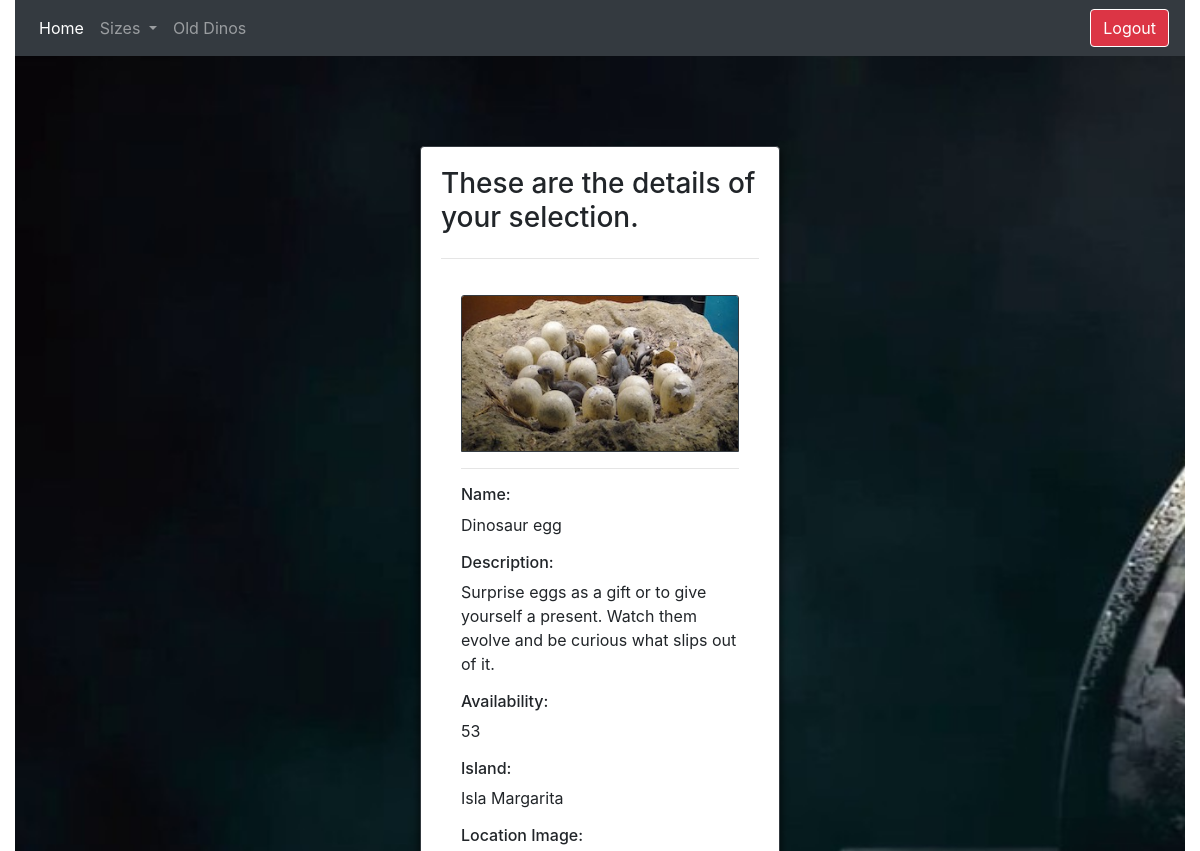
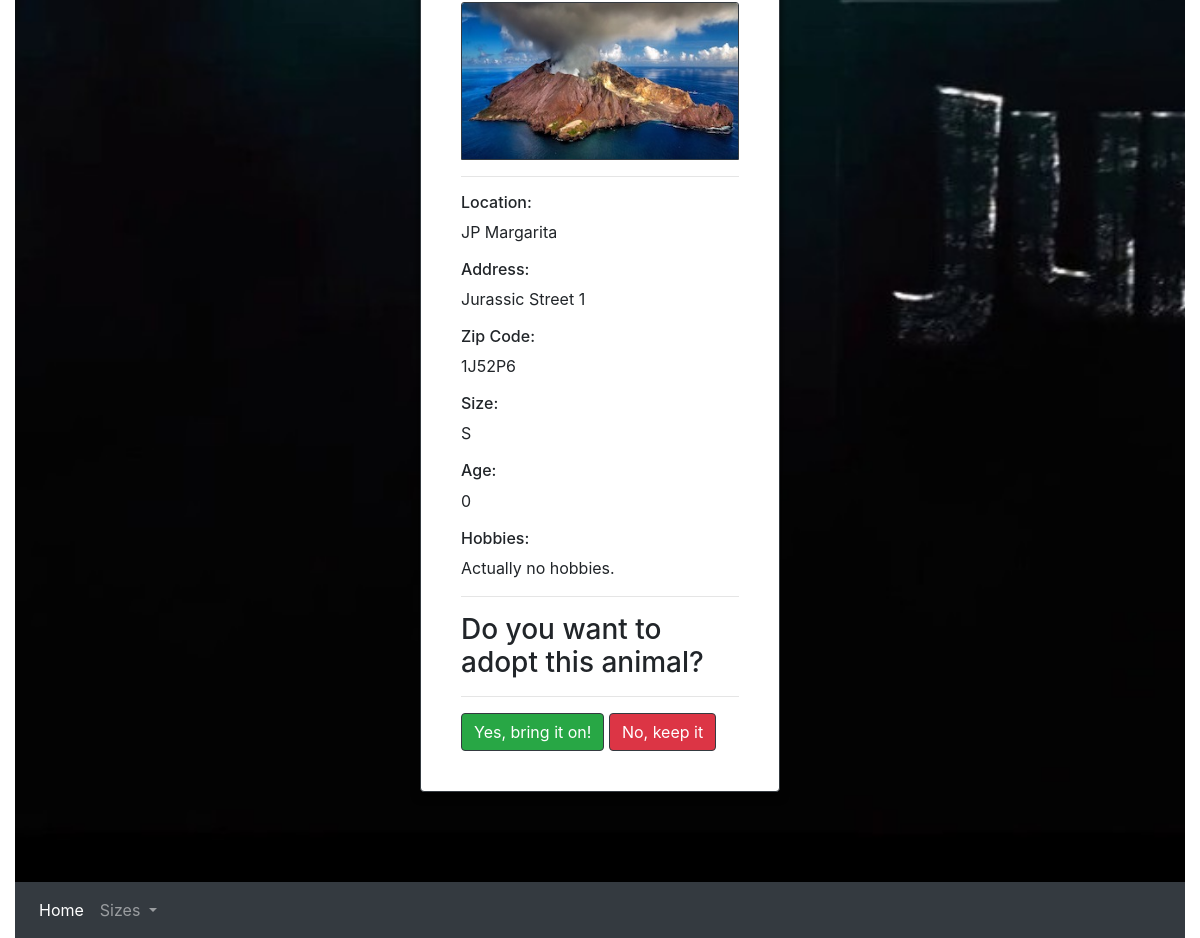
Page /details.php?id=1 on the committed database (2 pictures, top to bottom).
### tables this page shows
CREATE TABLE `animals` (
  `id` int(11) NOT NULL,
  `img` varchar(50) NOT NULL,
  `name` varchar(50) NOT NULL,
  `description` varchar(500) NOT NULL,
  `availability` int(10) NOT NULL,
  `island` varchar(50) NOT NULL,
  `loc_img` varchar(50) NOT NULL,
  `loc_name` varchar(50) NOT NULL,
  `address` varchar(50) NOT NULL,
  `zip` varchar(50) NOT NULL,
  `size` varchar(15) DEFAULT NULL,
  `age` int(10) DEFAULT NULL,
  `hobbies` varchar(50) DEFAULT NULL,
  `active` int(1) NOT NULL DEFAULT 0
);

### details.php (the view, shortened to what this page needs)
<?php
require_once 'dbconnect.php';
if ($_GET ['id']) {
   $id = $_GET['id'];
  $sql = "SELECT * FROM animals WHERE id = $id";
  $result = $conn->query($sql);
   while($row = mysqli_fetch_assoc($result)) {
            $img =  $row["img"];
            $name =  $row["name"];
            $description =  $row["description"];
            $availability =  $row["availability"];
            $island =  $row["island"];
            $locimage =  $row["loc_img"];
            $locname =  $row["loc_name"];
            $addr = $row["address"];
            $zip =  $row["zip"];
            $size =  $row["size"];
            $age =  $row["age"];
            $hob =  $row["hobbies"];
    }
?>
<!DOCTYPE html>
<html lang="en">
<head>
    <link rel="stylesheet" type="text/css" href="styles/styles1.css" />
    <link rel="stylesheet" type="text/css" href="https://maxcdn.bootstrapcdn.com/font-awesome/4.7.0/css/font-awesome.min.css" />
    <link rel="stylesheet" href="https://stackpath.bootstrapcdn.com/bootstrap/4.5.0/css/bootstrap.min.css">
</head>
<body>
<div class="container-fluid">
    <nav class="navbar navbar-expand-lg navbar-dark bg-dark">
    <div class="collapse navbar-collapse" id="navbarNavDropdown">
        <ul class="navbar-nav">
        <li class="nav-item active">
            <a class="nav-link" href="home.php">Home<span class="sr-only">(current)</span></a>
        </li>
        <li class="nav-item dropdown">
        <a class="nav-link dropdown-toggle" href="#" id="navbarDropdown" role="button" data-toggle="dropdown" aria-haspopup="true" aria-expanded="false">
          Sizes
        </a>
      </li>
         <li class="nav item">
            <a class="nav-link" href="old_dinos.php">Old Dinos</a>
         </li>
        </ul>
    </div>
    <a class="btn btn-danger border border-white" href="logout.php?logout">Logout</a>
    </nav>
<div class="parallax_section1 parallax_image">
</div>
 <div class="parallax_section2 parallax_image">
  <div class="row">
         <div class='card card1 border-dark' >
                <h3>These are the details of your selection.</h3>
                  <hr>
                  <form action ="actions/a_adopt.php" method="post">
                    <div class='card-body'>
                        <img class='card-img-top border border-dark' src="<?php echo $img?>" alt='Card image cap'>
                                <hr>
                                <h6 class='card-text'>Name:</h6><p><?php echo $name ?></p>
                                <h6 class='card-text'>Description:</h6><p><?php echo $description?></p>
                                <h6 class='card-text'>Availability:</h6><p><?php echo $availability?></p>
                                <h6 class='card-text'>Island:</h6><p><?php echo $island?></p>
                                <h6 class='card-text'>Location Image:</h6><p><img class='card-img-top border border-dark' src="<?php echo $locimage?>" alt='Card image cap'></p><hr>
                                <h6 class='card-text'>Location:</h6><p><?php echo $locname?></p>
                                <h6 class='card-text'>Address:</h6><p><?php echo $addr?></p>
                                <h6 class='card-text'>Zip Code:</h6><p><?php echo $zip?></p>
                                <h6 class='card-text'>Size:</h6><p><?php echo $size?></p>
                                <h6 class='card-text'>Age:</h6><p><?php echo $age?></p>
                                <h6 class='card-text'>Hobbies:</h6><p><?php echo $hob?></p>
                                <hr>
                                <h3>Do you want to adopt this animal?</h3><hr>
                        <button class='btn btn-success border border-dark' type="submit">Yes, bring it on!</button >
                        <a href= "home.php"><button class='btn btn-danger border border-dark' type="button">No, keep it</button ></a>
                    </div>
                  </form>
            </div>
    </div>
</div>
<div class="parallax_section1 parallax_image">
</div>
    <nav class="navbar navbar-expand-lg navbar-dark bg-dark">
    <div class="collapse navbar-collapse" id="navbarNavDropdown">
        <ul class="navbar-nav">
        <li class="nav-item active">
            <a class="nav-link" href="home.php">Home</a><span class="sr-only">(current)</span></a>
        </li>
        <a class="nav-link dropdown-toggle" href="#" id="navbarDropdown" role="button" data-toggle="dropdown" aria-haspopup="true" aria-expanded="false">
          Sizes
        </a>
        </ul>
    </div>
    </nav>
</div>
</body>
</html>
<?php
}
?>

### styles/styles1.css (style rules this page uses)
body { font-family: "Roboto", sans-serif; }
.parallax_section1 { height: 70px; background-repeat: no-repeat; background-attachment: fixed; background-size: cover; background-position: 100% auto; position: relative; }
.parallax_section2 { min-height: 250px; background-repeat: no-repeat; background-attachment: fixed; background-size: cover; background-position: 100% auto; position: relative; }
.parallax_image { background-image: url(../img/parallax.jpg); }
.row { display: flex; flex-wrap: wrap; justify-content: space-around; }
.card { margin: 20px 10px 20px 10px; padding: 20px 20px 20px 20px; transition: all 0.5s; box-shadow: 0 4px 8px 0 rgba(0, 0, 0, 0.8); }
.card1 { margin: 20px 10px 20px 10px; padding: 20px 20px 20px 20px; max-width: 30vw; transition: all 0.5s; box-shadow: 0 4px 8px 0 rgba(0, 0, 0, 0.8); }

### rows in the picture
animals: img (picture), name "Dinosaur egg", description "Surprise eggs as a gift or to give yourself a present. Watch them evolve and be curious what slips out of it.", availability "53", island "Isla Margarita", loc_img (picture), loc_name "JP Margarita", address "Jurassic Street 1", zip "1J52P6", size "S", age "0", hobbies "Actually no hobbies."
